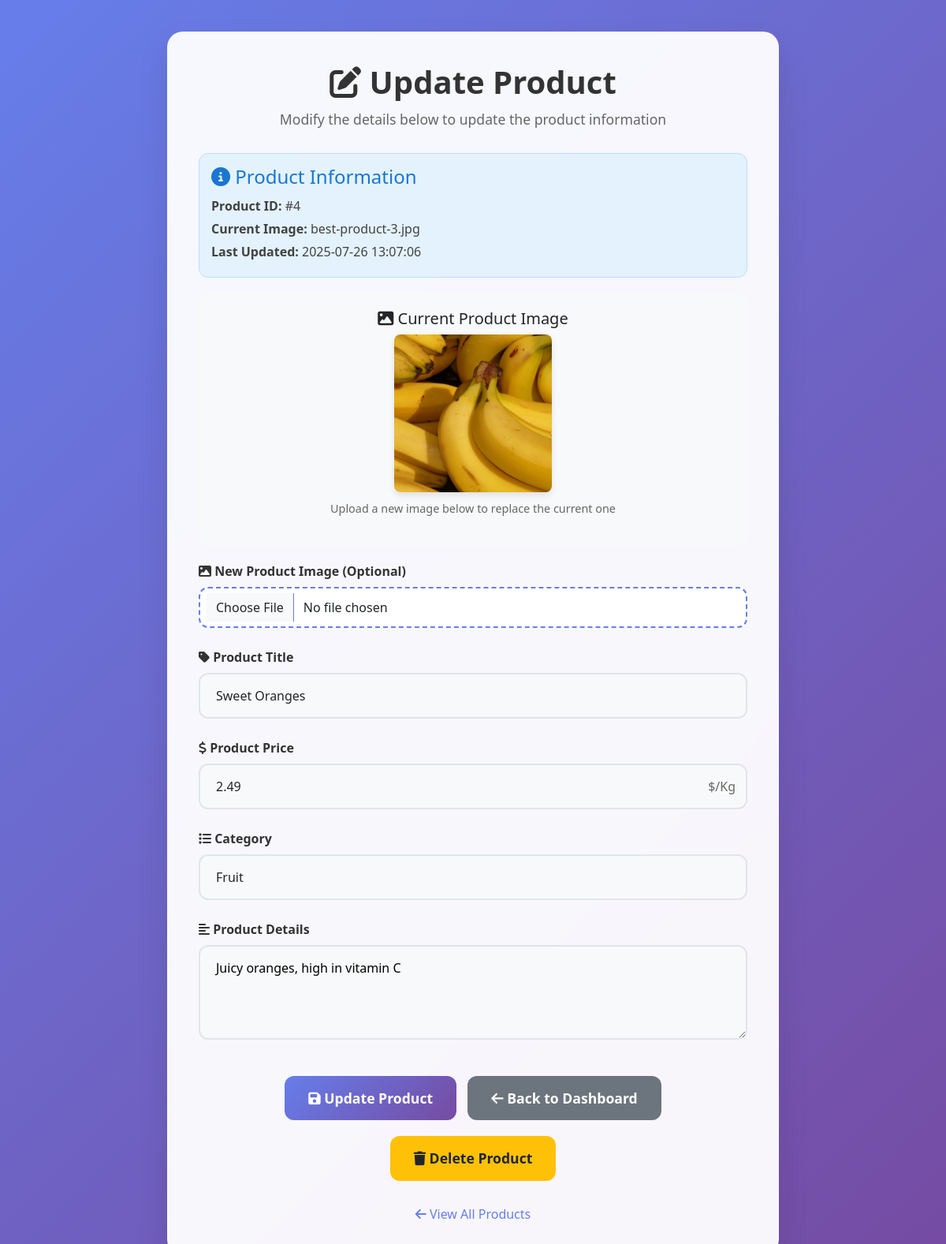
/admin/Admin/update_Product.php?id=4 (signed in), run on the app's committed database.
### tables this page shows
CREATE TABLE IF NOT EXISTS `products` (
  `id` int(11) NOT NULL AUTO_INCREMENT,
  `tittle` varchar(255) NOT NULL,
  `details` text,
  `price` decimal(10,2) NOT NULL,
  `category` varchar(100) NOT NULL,
  `image` varchar(255) NOT NULL,
  `created_at` timestamp DEFAULT CURRENT_TIMESTAMP,
  PRIMARY KEY (`id`)
);

### public/admin/Admin/update_Product.php (the view, shortened to what this page needs)
<?php
$ids = $_GET['id'] ?? '';
$select = "SELECT * FROM products WHERE id = '$ids'";
$query = mysqli_query($conn, $select);
$result = mysqli_fetch_assoc($query);
?>
<!DOCTYPE html>
<html lang="en">
<head>
    <link rel="stylesheet" href="../../assets/Laibraries/css/bootstrap.min.css">
    <link rel="stylesheet" href="https://cdnjs.cloudflare.com/ajax/libs/font-awesome/6.7.2/css/all.min.css">
</head>
<body>
    <div class="container">
        <div class="form-container">
            <div class="form-header">
                <h1><i class="fa-solid fa-edit"></i> Update Product</h1>
                <p>Modify the details below to update the product information</p>
            </div>
            <div class="product-info">
                <h4><i class="fa-solid fa-info-circle"></i> Product Information</h4>
                <p><strong>Product ID:</strong> #<?php echo $result['id']; ?></p>
                <p><strong>Current Image:</strong> <?php echo $result['image']; ?></p>
                <p><strong>Last Updated:</strong> <?php echo $result['created_at']; ?></p>
            </div>
            <form action="" method="post" enctype="multipart/form-data" id="updateProductForm">
                <div class="current-image">
                    <h5><i class="fa-solid fa-image"></i> Current Product Image</h5>
                    <img src="../../assets/Product_Images/<?php echo $result['image']; ?>" alt="Current Product Image">
                    <p>Upload a new image below to replace the current one</p>
                </div>
                <div class="form-group">
                    <label for="file" class="form-label">
                        <i class="fa-solid fa-image"></i> New Product Image (Optional)
                    </label>
                    <input type="file" id="file" name="file" class="form-control file-input" accept="image/*">
                </div>
                <div class="form-group">
                    <label for="tittle" class="form-label">
                        <i class="fa-solid fa-tag"></i> Product Title
                    </label>
                    <input type="text" id="tittle" name="tittle" class="form-control"
                           placeholder="Enter product title" required
                           value="<?php echo htmlspecialchars($result['tittle']); ?>">
                    </div>
                <div class="form-group">
                    <label for="price" class="form-label">
                        <i class="fa-solid fa-dollar-sign"></i> Product Price
                    </label>
                    <div class="price-input">
                        <input type="number" id="price" name="price" class="form-control"
                               placeholder="0.00" step="0.01" min="0" required
                               value="<?php echo htmlspecialchars($result['price']); ?>">
                    </div>
                    </div>
                <div class="form-group">
                    <label for="category" class="form-label">
                        <i class="fa-solid fa-list"></i> Category
                    </label>
                    <select id="category" name="category" class="form-select" required>
                        <option value="Fruit" <?php echo ($result['category'] == 'Fruit') ? 'selected' : ''; ?>>Fruit</option>
                        </select>
                    </div>
                <div class="form-group">
                    <label for="detail" class="form-label">
                        <i class="fa-solid fa-align-left"></i> Product Details
                    </label>
                    <textarea id="detail" name="detail" class="form-textarea"
                              placeholder="Enter product description..." required><?php echo htmlspecialchars($result['details']); ?></textarea>
                    </div>
                <div class="form-actions">
                    <button type="submit" name="submit" class="btn btn-primary" id="submitBtn">
                        <i class="fa-solid fa-save"></i> Update Product
                    </button>
                    <a href="./dashboad.php" class="btn btn-secondary">
                        <i class="fa-solid fa-arrow-left"></i> Back to Dashboard
                    </a>
                    <a href="./delete_Product.php?id=<?php echo $result['id']; ?>" class="btn btn-warning"
                       onclick="return confirm('Are you sure you want to delete this product?')">
                        <i class="fa-solid fa-trash"></i> Delete Product
                    </a>
                    </div>
                </form>
            <div class="text-center">
                <a href="./dashboad.php" class="back-link">
                    <i class="fa-solid fa-arrow-left"></i> View All Products
                </a>
            </div>
        </div>
    </div>
</body>
</html>

### public/admin/Admin/update_Product.php (style rules this page uses)
* { margin: 0; padding: 0; box-sizing: border-box; }
body { font-family: 'Segoe UI', Tahoma, Geneva, Verdana, sans-serif; background: linear-gradient(135deg, #667eea 0%, #764ba2 100%); min-height: 100vh; padding: 20px 0; }
.container { max-width: 800px; margin: 0 auto; }
.form-container { background: rgba(255, 255, 255, 0.95); backdrop-filter: blur(10px); border-radius: 20px; box-shadow: 0 20px 40px rgba(0, 0, 0, 0.1); padding: 40px; margin-top: 20px; }
.form-header { text-align: center; margin-bottom: 30px; }
.form-header h1 { color: #333; font-size: 2.5rem; font-weight: 700; margin-bottom: 10px; }
.form-header p { color: #666; font-size: 1.1rem; }
.current-image { text-align: center; margin-bottom: 20px; padding: 20px; background: #f8f9fa; border-radius: 12px; }
.current-image img { max-width: 200px; max-height: 200px; border-radius: 8px; box-shadow: 0 4px 8px rgba(0, 0, 0, 0.1); }
.current-image p { margin-top: 10px; color: #666; font-size: 0.9rem; }
.form-group { margin-bottom: 25px; }
.form-label { display: block; margin-bottom: 8px; color: #333; font-weight: 600; font-size: 1rem; }
.form-control { width: 100%; padding: 15px 20px; border: 2px solid #e1e5e9; border-radius: 12px; font-size: 1rem; transition: all 0.3s ease; background: #f8f9fa; }
.form-control.file-input { padding: 12px 20px; background: #fff; border: 2px dashed #667eea; cursor: pointer; }
.form-select { width: 100%; padding: 15px 20px; border: 2px solid #e1e5e9; border-radius: 12px; font-size: 1rem; background: #f8f9fa; cursor: pointer; transition: all 0.3s ease; }
.form-textarea { width: 100%; padding: 15px 20px; border: 2px solid #e1e5e9; border-radius: 12px; font-size: 1rem; font-family: inherit; resize: vertical; min-height: 120px; transition: all 0.3s ease; background: #f8f9fa; }
.btn { display: inline-block; padding: 15px 30px; border: none; border-radius: 12px; font-size: 1.1rem; font-weight: 600; text-decoration: none; text-align: center; cursor: pointer; transition: all 0.3s ease; margin: 10px 5px; }
.btn-primary { background: linear-gradient(135deg, #667eea 0%, #764ba2 100%); color: white; }
.btn-secondary { background: #6c757d; color: white; }
.btn-warning { background: #ffc107; color: #212529; }
.form-actions { text-align: center; margin-top: 30px; }
.back-link { display: inline-block; margin-top: 20px; color: #667eea; text-decoration: none; font-weight: 500; transition: color 0.3s ease; }
.price-input { position: relative; }
.price-input::after { content: "$/Kg"; position: absolute; right: 15px; top: 50%; transform: translateY(-50%); color: #666; font-weight: 500; }
.price-input input { padding-right: 60px; }
.product-info { background: #e3f2fd; border: 1px solid #bbdefb; border-radius: 12px; padding: 15px; margin-bottom: 20px; }
.product-info h4 { color: #1976d2; margin-bottom: 10px; }
.product-info p { color: #424242; margin: 5px 0; }

### data on the page
products: id "4", image "best-product-3.jpg", created_at "2025-07-26 13:07:06", image (picture), tittle "Sweet Oranges", price "2.49", category "Fruit", detail "Juicy oranges, high in vitamin C"
